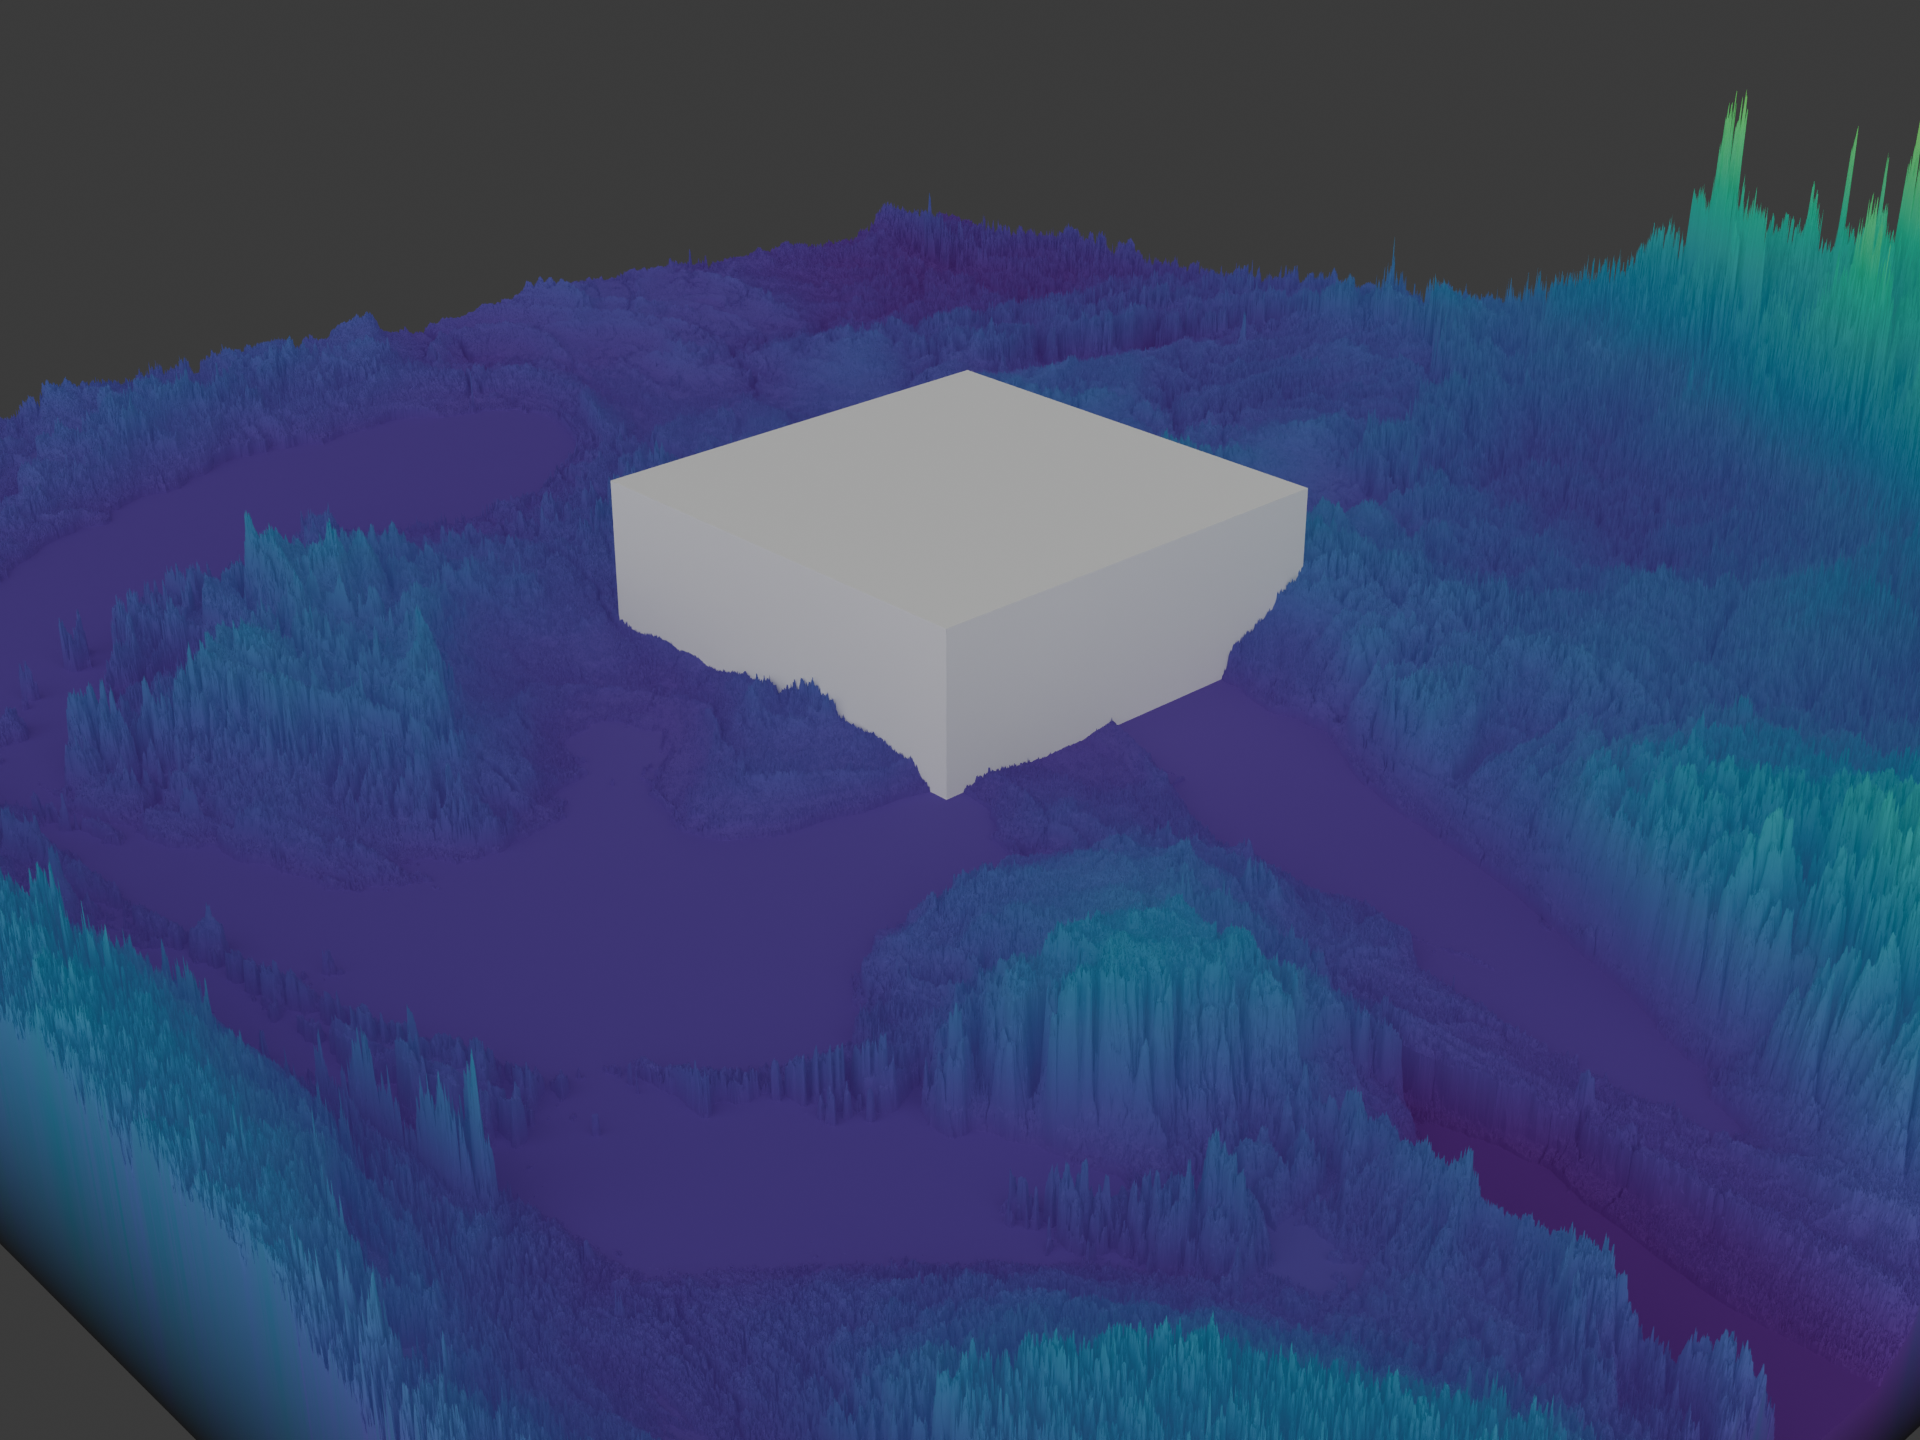

Write Python code to recreate this figure.
#!/usr/bin/env python3
"""
Detroit Real Elevation Visualization

This example demonstrates loading real SRTM elevation data for the Detroit
metro area and creating a 3D terrain visualization with Blender.

Data Source:
    - SRTM 90m Digital Elevation Model tiles (.hgt format)
    - Downloaded from NASA Earth Explorer
    - Location: ../../../geotiff-rayshade/detroit/

Workflow:
    1. Load and merge all SRTM HGT tiles (full coverage)
    2. Initialize Terrain object
    3. Apply 10:1 downsampling to reduce vertex count
    4. Set up Viridis color mapping (elevation-based)
    5. Generate Blender mesh
    6. Render to PNG

Output:
    - PNG saved to: examples/detroit_elevation_real.png (1920×1440)
    - Blender file: examples/detroit_elevation_real.blend

Usage:
    python examples/detroit_elevation_real.py
"""

import sys
from pathlib import Path
from math import radians
import numpy as np
import rasterio
from rasterio.merge import merge
from rasterio.windows import from_bounds
from affine import Affine
import matplotlib.cm as cm
from scipy.ndimage import zoom

# Add project root to path
project_root = Path(__file__).parent.parent
sys.path.insert(0, str(project_root))

from src.terrain.core import Terrain, downsample_raster

# SRTM tiles directory
SRTM_TILES_DIR = Path(__file__).parent.parent.parent / "geotiff-rayshade" / "detroit"


def load_detroit_dem():
    """
    Load and merge SRTM tiles covering Detroit metro area.

    Returns:
        tuple: (dem_data, transform) - elevation array and affine transform
    """
    print("[1/6] Loading SRTM tiles...")

    if not SRTM_TILES_DIR.exists():
        raise FileNotFoundError(f"SRTM tiles directory not found: {SRTM_TILES_DIR}")

    # Find all HGT files
    hgt_files = sorted(SRTM_TILES_DIR.glob("*.hgt"))

    if not hgt_files:
        raise FileNotFoundError(f"No .hgt files found in {SRTM_TILES_DIR}")

    print(f"      Found {len(hgt_files)} SRTM tiles")

    # Open all datasets
    datasets = []
    for hgt_file in hgt_files:
        try:
            ds = rasterio.open(hgt_file)
            datasets.append(ds)
        except Exception as e:
            print(f"      ⚠️  Could not open {hgt_file.name}: {e}")
            continue

    if not datasets:
        raise ValueError("Could not open any SRTM tiles")

    print(f"      Successfully opened {len(datasets)} tiles")
    print(f"      Merging tiles...")

    # Merge all datasets
    merged_dem, merged_transform = merge(datasets)

    # Extract first band (SRTM is single band)
    dem = merged_dem[0].astype(np.float32)

    print(f"      Full merged DEM shape: {dem.shape}")
    print(f"      Full elevation range: {np.nanmin(dem):.1f} - {np.nanmax(dem):.1f} meters")

    # Close all datasets
    for ds in datasets:
        ds.close()

    # Use full merged DEM (all tiles)
    return dem, merged_transform


def create_color_function():
    """
    Create a color mapping function for elevation-based coloring.

    Uses the Viridis perceptually uniform colormap:
    - Dark purple for low elevations
    - Yellow for high elevations
    """
    def elevation_to_rgb(dem):
        """Map DEM elevation to RGB colors using Viridis colormap.

        Colormap is scaled to span the full elevation range (min to max).
        """
        # Handle NaN values
        valid_mask = ~np.isnan(dem)
        dem_valid = dem[valid_mask]

        if len(dem_valid) == 0:
            return np.zeros(dem.shape + (3,), dtype=np.uint8)

        # Normalize elevation to 0-1 range covering the full elevation range
        dem_min, dem_max = dem_valid.min(), dem_valid.max()
        normalized = np.zeros_like(dem, dtype=np.float32)
        normalized[valid_mask] = (dem[valid_mask] - dem_min) / (dem_max - dem_min + 1e-8)
        # Note: Viridis colormap now spans from min_elevation (purple) to max_elevation (yellow)

        # Apply Viridis colormap (vectorized)
        try:
            # Try new API (matplotlib >= 3.7)
            import matplotlib
            viridis = matplotlib.colormaps.get_cmap('viridis')
        except (AttributeError, TypeError):
            # Fall back to old API for older matplotlib versions
            viridis = cm.get_cmap('viridis')
        rgba_array = viridis(normalized)  # Returns shape (H, W, 4) with RGBA values
        rgb = rgba_array[:, :, :3]  # Extract RGB channels (H, W, 3)

        # Set invalid areas to dark gray
        invalid_mask = ~valid_mask
        rgb[invalid_mask] = [0.2, 0.2, 0.2]

        # Convert to uint8
        return (rgb * 255).astype(np.uint8)

    return elevation_to_rgb


def render_to_png(mesh_obj, output_path=None):
    """Render the Blender scene to PNG."""
    try:
        import bpy
    except ImportError:
        print("\n⚠️  Blender/bpy not available - skipping PNG render")
        return None

    if output_path is None:
        output_path = Path(__file__).parent / "detroit_elevation_real.png"
    else:
        output_path = Path(output_path)

    output_path = output_path.resolve()
    print(f"\n[6/6] Setting up camera and rendering to PNG...")

    try:
        # Tuned camera parameters for Detroit elevation terrain
        camera_location = (7.3589, -6.9257, 4.9583)
        camera_rotation_deg = (63.559, 0, 46.692)
        camera_angle = (
            radians(camera_rotation_deg[0]),
            radians(camera_rotation_deg[1]),
            radians(camera_rotation_deg[2])
        )
        camera_scale = 20.0

        # Delete any existing cameras
        for obj in list(bpy.data.objects):
            if obj.type == 'CAMERA':
                bpy.data.objects.remove(obj, do_unlink=True)

        # Delete any existing lights
        for obj in list(bpy.data.objects):
            if obj.type == 'LIGHT':
                bpy.data.objects.remove(obj, do_unlink=True)

        # Create camera
        cam_data = bpy.data.cameras.new("Camera")
        cam_data.lens = 50
        cam_obj = bpy.data.objects.new("Camera", cam_data)
        bpy.context.scene.collection.objects.link(cam_obj)

        cam_obj.location = camera_location
        cam_obj.rotation_euler = camera_angle
        cam_data.type = 'PERSP'
        cam_data.ortho_scale = camera_scale

        bpy.context.scene.camera = cam_obj

        # Create sun light
        sun = bpy.data.lights.new(name="Sun", type='SUN')
        sun_obj = bpy.data.objects.new("Sun", sun)
        bpy.context.scene.collection.objects.link(sun_obj)

        sun_obj.location = (10, 10, 10)
        sun_obj.rotation_euler = (radians(45), radians(45), radians(0))
        sun.angle = 2
        sun.energy = 3

        # Configure render settings
        bpy.context.scene.render.filepath = str(output_path)
        bpy.context.scene.render.image_settings.file_format = 'PNG'
        bpy.context.scene.render.image_settings.color_mode = 'RGBA'
        bpy.context.scene.render.image_settings.compression = 90

        bpy.context.scene.render.resolution_x = 1920
        bpy.context.scene.render.resolution_y = 1440
        bpy.context.scene.render.resolution_percentage = 100

        bpy.context.scene.render.engine = 'CYCLES'
        bpy.context.scene.cycles.samples = 32

        print(f"      Camera: TUNED VIEW")
        print(f"      Location: {camera_location}")
        print(f"      Rotation: {camera_rotation_deg}")
        print(f"      Samples: 32")
        print(f"      Rendering...")

        # Render
        bpy.ops.render.render(write_still=True)

        if output_path.exists():
            file_size_mb = output_path.stat().st_size / (1024 * 1024)
            print(f"      ✓ Rendered successfully!")
            print(f"      File: {output_path.name}")
            print(f"      Size: {file_size_mb:.1f} MB")
        else:
            print(f"      ✗ Render file not created")
            return None

        # Export Blender file
        blend_path = output_path.parent / "detroit_elevation_real.blend"
        try:
            bpy.ops.wm.save_as_mainfile(filepath=str(blend_path))
            print(f"      ✓ Saved Blender file: {blend_path.name}")
        except Exception as e:
            print(f"      ⚠️  Could not save Blender file: {e}")

        return output_path

    except Exception as e:
        print(f"      ✗ Render failed: {str(e)}")
        import traceback
        traceback.print_exc()
        return None


def main():
    """Run the Detroit real elevation visualization."""
    print("=" * 70)
    print("Detroit Real Elevation Visualization")
    print("=" * 70)

    # Step 1: Load DEM
    try:
        dem_data, transform = load_detroit_dem()
    except Exception as e:
        print(f"\n✗ Failed to load DEM: {e}")
        return 1

    # Step 2: Initialize Terrain
    print("\n[2/6] Initializing Terrain object...")
    terrain = Terrain(dem_data, transform)
    print(f"      Terrain initialized")
    print(f"      DEM shape: {terrain.dem_shape}")

    # Step 3: Apply transforms (downsample to reduce mesh complexity)
    print("\n[3/6] Applying transforms...")

    # Downsample DEM to reduce vertex count (full merged DEM is very large)
    # zoom_factor=0.1 reduces grid by 10x, making mesh manageable
    print(f"      Original DEM shape: {terrain.dem_shape}")
    print(f"      Downsampling by factor 0.1 to reduce vertices...")
    print(f"      Scaling elevation by factor 0.5...")

    # Create a wrapper transform that applies both downsampling and elevation scaling
    def downsample_and_scale_wrapper(data, trans):
        """Wrapper for downsample_raster + elevation scaling, returns (data, trans, crs) tuple."""
        # First downsample
        downsampled_data, new_trans = downsample_raster(zoom_factor=0.1, order=4)(data, trans)
        # Then scale elevation by half
        scaled_data = downsampled_data * 0.5
        return scaled_data, new_trans, None  # Return 3-tuple with None CRS (no change)

    terrain.transforms.append(downsample_and_scale_wrapper)
    terrain.apply_transforms()

    # Check downsampled size
    transformed_dem = terrain.data_layers['dem']['transformed_data']
    print(f"      Downsampled DEM shape: {transformed_dem.shape}")
    print(f"      Estimated vertices: {transformed_dem.shape[0] * transformed_dem.shape[1]}")
    print(f"      Transforms applied successfully")

    # Step 4: Set up color mapping
    print("\n[4/6] Setting up color mapping...")
    color_func = create_color_function()
    terrain.set_color_mapping(color_func, source_layers=['dem'])
    print(f"      Color mapping configured")

    # Step 5: Create Blender mesh
    print("\n[5/6] Creating Blender mesh...")
    try:
        mesh_obj = terrain.create_mesh(
            scale_factor=400.0,  # 2x scale factor makes XY plane 50% smaller
            height_scale=0.0035,  # Combined with 0.5x DEM scaling = 0.00175x effective height
            center_model=True,
            boundary_extension=True
        )

        if mesh_obj is None:
            print(f"      ✗ Mesh creation failed!")
            return 1

        print(f"      ✓ Mesh created successfully!")
        print(f"      Vertices: {len(mesh_obj.data.vertices)}")
        print(f"      Polygons: {len(mesh_obj.data.polygons)}")

    except Exception as e:
        print(f"      ✗ Error creating mesh: {e}")
        import traceback
        traceback.print_exc()
        return 1

    # Step 6: Render to PNG
    render_file = render_to_png(mesh_obj)

    # Summary
    print("\n" + "=" * 70)
    print("Detroit Real Elevation Visualization Complete!")
    print("=" * 70)
    print(f"\nSummary:")
    print(f"  ✓ Loaded and merged all SRTM tiles (full coverage)")
    print(f"  ✓ Downsampled 10:1 to reduce vertex count")
    print(f"  ✓ Created Terrain object with real elevation data")
    print(f"  ✓ Applied transforms (downsampling + processing)")
    print(f"  ✓ Configured Viridis elevation-based color mapping")
    print(f"  ✓ Generated Blender mesh with {len(mesh_obj.data.vertices)} vertices")
    if render_file:
        print(f"  ✓ Rendered to PNG: {render_file}")
    print(f"\nThe terrain visualization is ready!")

    return 0


if __name__ == '__main__':
    exit(main())
